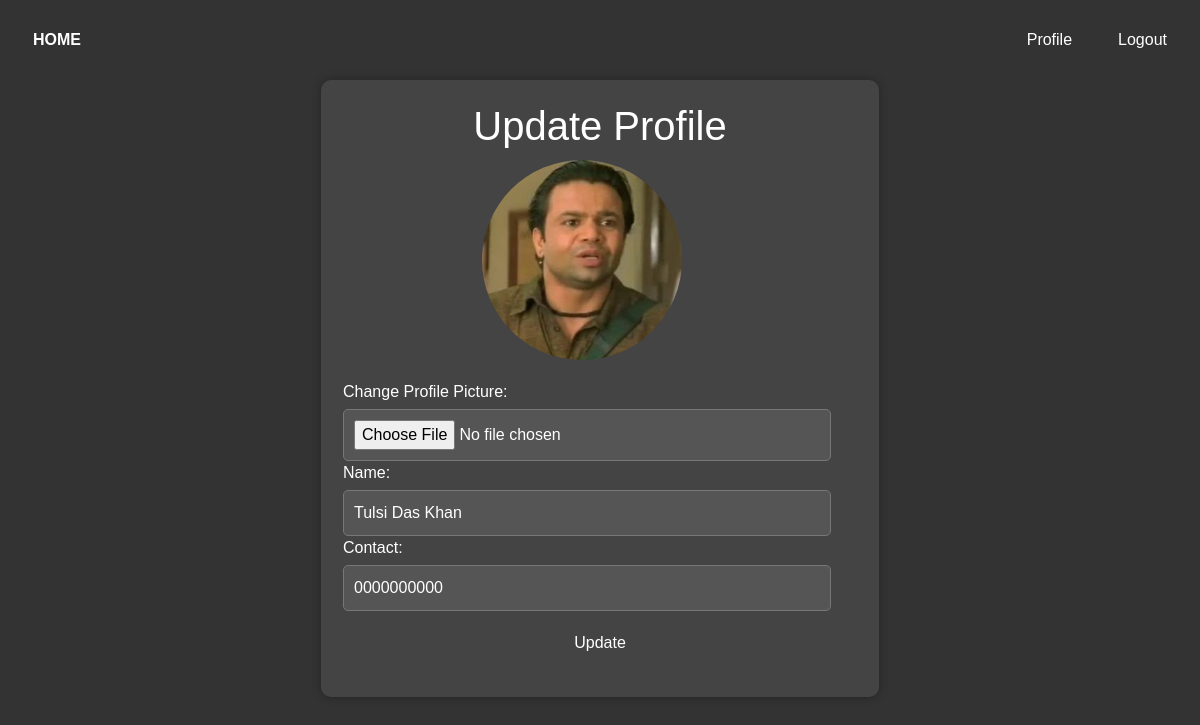
The page /editProfile/11 (signed in) on the database its author committed.
### home/models.py (models this page shows, shortened)
class UserInfo(models.Model):
    user = models.ForeignKey(User, on_delete=models.CASCADE)
    profilePic = models.ImageField(null=True,blank=True ,default='default.jpg',upload_to='ProfilePic/')
    name = models.CharField(max_length=50)
    email = models.EmailField(null=True)
    contact = models.CharField(null=True,max_length=14)

### home/views.py (the view)
# urls.py: path('editProfile/<int:pk>', views.editProfile, name="editProfile"),
def editProfile(request,pk):
    if not request.user.is_authenticated:
        messages.error(request, "Login to Access the Website!!!")
        return redirect('login')
    userinfo = get_object_or_404(UserInfo, pk=pk)
    if request.method == 'POST':
        form = ImageForm(request.POST, request.FILES, instance=userinfo)
        if form.is_valid():
            if 'profilePic' in request.FILES:
                userinfo.profilePic = request.FILES['profilePic']
            messages.success(request, "PROFILE UPDATED SUCCESSFULLY!!!")
            form.save()
            return redirect('dashboard')
    else:
        form = ImageForm(instance=userinfo)
    return render(request, 'editProfile.html', {'form': form, 'userinfo':userinfo})

### home/forms.py
class ImageForm(forms.ModelForm):
    class Meta:
        model = UserInfo
        fields = ["profilePic","name","contact"]

### templates/editProfile.html (shortened to what this page needs)
<!DOCTYPE html>
<html lang="en">
<head>
    {% load static %}
    <link rel="stylesheet" href="{% static 'main.css' %}">
    <link href="https://cdn.jsdelivr.net/npm/bootstrap@5.3.2/dist/css/bootstrap.min.css" rel="stylesheet">
</head>
<nav class="navbar">
    <div class="navbar-left">
        <a class="nav-link active postbutton" aria-current="page" href="/"><b>HOME</b></a>
    </div>
    <div class="navbar-right">
        <a class="nav-link button-3" href="{% url 'dashboard'%}">Profile</a>
        <a class="nav-link button-4" href="{% url 'logout' %}">Logout</a>
    </div>
</nav>
<body class="create">
  <div class="container">
      <div class="form-container animated-border">
          <h1 class="page-heading">Update Profile</h1>
          <form class="blog-form" enctype="multipart/form-data" action="" method="post">
            <div class="profile-picture" style="margin-left: 27%;">
                <img src="{{ userinfo.profilePic.url }}" alt="Profile Picture">
            </div>
                <label for="id_new_profile_pic">Change Profile Picture:</label>
                <input id="id_new_profile_pic" type="file" name="profilePic"><br>
                 <label for="id_name">Name:</label>
                 <input id="id_name" type="text" name="name" value="{{ userinfo.name }}"><br>
                 <label for="id_contact">Contact:</label>
                 <input id="id_contact" type="text" name="contact" value="{{ userinfo.contact }}"><br>
              <div style="text-align: center;">
              <button style="margin-top: 10px; margin-bottom: 10px;" type="submit" class="postbutton">Update</button>
              </div>
          </form>
      </div>
  </div>
</body>
</html>

### static/main.css (style rules this page uses)
body { margin: 0; border: 10px solid #333; }
.navbar { background-color: #333; color: #fff; padding: 10px; display: flex; justify-content: space-between; align-items: center; margin: 0px; }
.navbar a { background-color: transparent; border-radius: 20px; color: inherit; border: 2px solid transparent; cursor: pointer; padding: 8px 16px; margin: 0 5px; text-decoration: none; position: relative; }
.navbar a.create-post::before, .navbar a.button-3::before, .navbar a.button-4::before { content: ''; position: absolute; top: 0; left: 0; width: 100%; height: 100%; border: 2px solid transparent; border-radius: inherit; animation: rainbow-border 5s linear infinite; }
.navbar-left, .navbar-right, .navbar-middle { display: flex; align-items: center; }
.create { margin: 0; padding: 0; font-family: Arial, sans-serif; background-color: #333; color: #fff; }
.container { display: flex; justify-content: center; align-items: center; height: auto; }
.form-container { background-color: #444; padding: 20px; margin-top: 10px; margin-bottom: 40px; width: 50%; border-radius: 10px; box-shadow: 0 0 10px rgba(0, 0, 0, 0.3); }
.page-heading { text-align: center; }
label { display: block; margin-bottom: 5px; }
input { width: 95%; padding: 10px; margin-bottom: 15px; border: 1px solid #777; border-radius: 5px; background-color: #555; color: #fff; }
.postbutton { background-color: transparent; border-radius: 20px; color: inherit; border: 2px solid transparent; cursor: pointer; padding: 8px 16px; margin: 0 5px; text-decoration: none; position: relative; }
.postbutton::before { content: ''; position: absolute; top: 0; left: 0; width: 100%; height: 100%; border: 2px solid transparent; border-radius: inherit; animation: rainbow-border 5s linear infinite; }
.animated-border { border: 2px solid transparent; border-radius: 10px; overflow: hidden; animation: rainbow-border 10s infinite linear; }
.profile-picture { margin-top: 10px; width: 200px; height: 200px; border-radius: 50%; overflow: hidden; margin-bottom: 20px; }
.profile-picture img { width: 100%; height: 100%; object-fit: cover; }

### rows shown on the page
UserInfo: profilePic (picture), name "Tulsi Das Khan", contact "0000000000"
